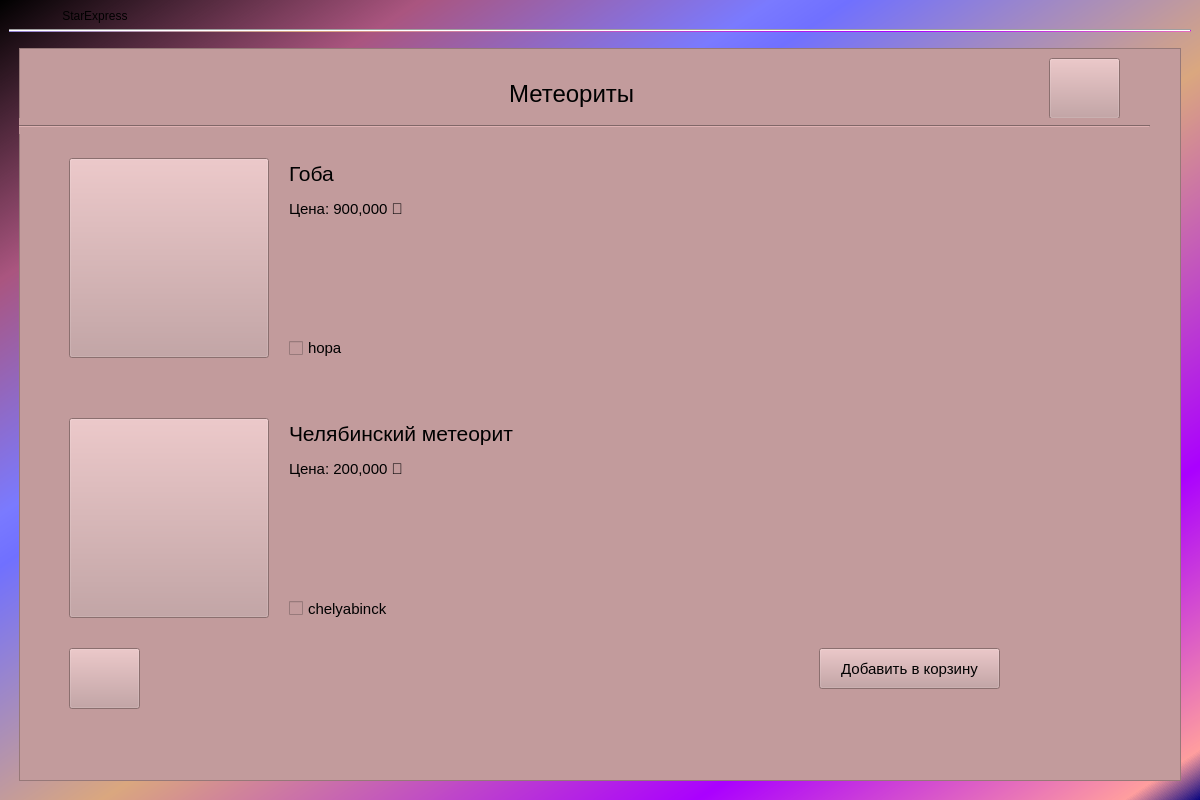
<?xml version="1.0" encoding="UTF-8"?>
<ui version="4.0">
 <class>MainWindow</class>
 <widget class="QMainWindow" name="MainWindow">
  <property name="geometry">
   <rect>
    <x>0</x>
    <y>0</y>
    <width>1200</width>
    <height>800</height>
   </rect>
  </property>
  <property name="windowTitle">
   <string>MainWindow</string>
  </property>
  <property name="toolTip">
   <string>&lt;html&gt;&lt;head/&gt;&lt;body&gt;&lt;p&gt;&lt;img src=&quot;:/newPrefix/spacebg.jpg&quot;/&gt;&lt;/p&gt;&lt;/body&gt;&lt;/html&gt;</string>
  </property>
  <property name="styleSheet">
   <string notr="true">background-color: qlineargradient(spread:repeat, x1:0, y1:0, x2:1, y2:1, stop:0 rgba(0, 0, 0, 255), stop:0.175325 rgba(170, 85, 127, 255), stop:0.321429 rgba(122, 122, 255, 255), stop:0.353896 rgba(112, 112, 255, 255), stop:0.542289 rgba(218, 167, 127, 255), stop:0.79 rgba(170, 0, 255, 255), stop:0.967532 rgba(255, 158, 158, 255), stop:1 rgba(0, 0, 127, 255));</string>
  </property>
  <widget class="QWidget" name="centralwidget">
   <layout class="QVBoxLayout" name="verticalLayout">
    <item>
     <widget class="QLabel" name="label">
      <property name="styleSheet">
       <string notr="true">font: 48pt &quot;MS UI Gothic&quot;;
background-color: rgb(0, 0, 0, 0);
</string>
      </property>
      <property name="text">
       <string>                StarExpress</string>
      </property>
     </widget>
    </item>
    <item>
     <widget class="Line" name="line">
      <property name="orientation">
       <enum>Qt::Horizontal</enum>
      </property>
     </widget>
    </item>
    <item>
     <widget class="QScrollArea" name="scrollArea">
      <property name="styleSheet">
       <string notr="true">background-color: rgb(0, 0, 0, 0);</string>
      </property>
      <property name="widgetResizable">
       <bool>true</bool>
      </property>
      <widget class="QWidget" name="scrollAreaWidgetContents">
       <property name="geometry">
        <rect>
         <x>0</x>
         <y>-43</y>
         <width>1155</width>
         <height>722</height>
        </rect>
       </property>
       <layout class="QVBoxLayout" name="verticalLayout_2">
        <item>
         <widget class="QFrame" name="frame">
          <property name="minimumSize">
           <size>
            <width>0</width>
            <height>700</height>
           </size>
          </property>
          <property name="styleSheet">
           <string notr="true">background-color: rgb(194, 155, 156);</string>
          </property>
          <property name="frameShape">
           <enum>QFrame::StyledPanel</enum>
          </property>
          <property name="frameShadow">
           <enum>QFrame::Raised</enum>
          </property>
          <widget class="QPushButton" name="goToCheckButton">
           <property name="geometry">
            <rect>
             <x>1030</x>
             <y>10</y>
             <width>71</width>
             <height>61</height>
            </rect>
           </property>
           <property name="text">
            <string/>
           </property>
           <property name="icon">
            <iconset>
             <normaloff>img/icons8-basket-128.png</normaloff>img/icons8-basket-128.png</iconset>
           </property>
           <property name="iconSize">
            <size>
             <width>50</width>
             <height>50</height>
            </size>
           </property>
          </widget>
          <widget class="Line" name="line_2">
           <property name="geometry">
            <rect>
             <x>0</x>
             <y>70</y>
             <width>1131</width>
             <height>16</height>
            </rect>
           </property>
           <property name="orientation">
            <enum>Qt::Horizontal</enum>
           </property>
          </widget>
          <widget class="QLabel" name="label_2">
           <property name="geometry">
            <rect>
             <x>490</x>
             <y>30</y>
             <width>161</width>
             <height>31</height>
            </rect>
           </property>
           <property name="font">
            <font>
             <pointsize>18</pointsize>
            </font>
           </property>
           <property name="text">
            <string>Метеориты</string>
           </property>
          </widget>
          <widget class="QPushButton" name="pushButton_2">
           <property name="enabled">
            <bool>true</bool>
           </property>
           <property name="geometry">
            <rect>
             <x>50</x>
             <y>110</y>
             <width>200</width>
             <height>200</height>
            </rect>
           </property>
           <property name="text">
            <string/>
           </property>
           <property name="icon">
            <iconset>
             <normaloff>img/Hoba.jpg</normaloff>img/Hoba.jpg</iconset>
           </property>
           <property name="iconSize">
            <size>
             <width>300</width>
             <height>200</height>
            </size>
           </property>
          </widget>
          <widget class="QLabel" name="label_3">
           <property name="geometry">
            <rect>
             <x>270</x>
             <y>110</y>
             <width>161</width>
             <height>31</height>
            </rect>
           </property>
           <property name="font">
            <font>
             <pointsize>16</pointsize>
            </font>
           </property>
           <property name="styleSheet">
            <string notr="true">background-color: rgb(194, 155, 156);</string>
           </property>
           <property name="text">
            <string>Гоба</string>
           </property>
          </widget>
          <widget class="QLabel" name="label_4">
           <property name="geometry">
            <rect>
             <x>270</x>
             <y>140</y>
             <width>251</width>
             <height>41</height>
            </rect>
           </property>
           <property name="font">
            <font>
             <pointsize>11</pointsize>
            </font>
           </property>
           <property name="text">
            <string>Цена: 900,000 💎</string>
           </property>
          </widget>
          <widget class="QLabel" name="label_5">
           <property name="geometry">
            <rect>
             <x>270</x>
             <y>400</y>
             <width>251</width>
             <height>41</height>
            </rect>
           </property>
           <property name="font">
            <font>
             <pointsize>11</pointsize>
            </font>
           </property>
           <property name="text">
            <string>Цена: 200,000 💎</string>
           </property>
          </widget>
          <widget class="QLabel" name="label_6">
           <property name="geometry">
            <rect>
             <x>270</x>
             <y>370</y>
             <width>301</width>
             <height>31</height>
            </rect>
           </property>
           <property name="font">
            <font>
             <pointsize>16</pointsize>
            </font>
           </property>
           <property name="text">
            <string>Челябинский метеорит</string>
           </property>
          </widget>
          <widget class="QPushButton" name="pushButton_5">
           <property name="enabled">
            <bool>true</bool>
           </property>
           <property name="geometry">
            <rect>
             <x>50</x>
             <y>370</y>
             <width>200</width>
             <height>200</height>
            </rect>
           </property>
           <property name="text">
            <string/>
           </property>
           <property name="icon">
            <iconset>
             <normaloff>img/Chelyabinsk_meteorite.jpg</normaloff>img/Chelyabinsk_meteorite.jpg</iconset>
           </property>
           <property name="iconSize">
            <size>
             <width>300</width>
             <height>200</height>
            </size>
           </property>
          </widget>
          <widget class="QPushButton" name="gobackButton">
           <property name="geometry">
            <rect>
             <x>50</x>
             <y>600</y>
             <width>71</width>
             <height>61</height>
            </rect>
           </property>
           <property name="text">
            <string/>
           </property>
           <property name="icon">
            <iconset>
             <normaloff>img/arrow.png</normaloff>img/arrow.png</iconset>
           </property>
           <property name="iconSize">
            <size>
             <width>30</width>
             <height>30</height>
            </size>
           </property>
          </widget>
          <widget class="QCheckBox" name="checkBox">
           <property name="geometry">
            <rect>
             <x>270</x>
             <y>290</y>
             <width>111</width>
             <height>20</height>
            </rect>
           </property>
           <property name="font">
            <font>
             <pointsize>11</pointsize>
            </font>
           </property>
           <property name="text">
            <string>hopa</string>
           </property>
           <attribute name="buttonGroup">
            <string notr="true">buttonGroup</string>
           </attribute>
          </widget>
          <widget class="QCheckBox" name="checkBox_2">
           <property name="geometry">
            <rect>
             <x>270</x>
             <y>550</y>
             <width>121</width>
             <height>21</height>
            </rect>
           </property>
           <property name="font">
            <font>
             <pointsize>11</pointsize>
            </font>
           </property>
           <property name="text">
            <string>chelyabinck</string>
           </property>
           <attribute name="buttonGroup">
            <string notr="true">buttonGroup</string>
           </attribute>
          </widget>
          <widget class="QPushButton" name="appendButton">
           <property name="geometry">
            <rect>
             <x>800</x>
             <y>600</y>
             <width>181</width>
             <height>41</height>
            </rect>
           </property>
           <property name="font">
            <font>
             <pointsize>11</pointsize>
            </font>
           </property>
           <property name="text">
            <string>Добавить в корзину</string>
           </property>
           <property name="iconSize">
            <size>
             <width>50</width>
             <height>50</height>
            </size>
           </property>
          </widget>
         </widget>
        </item>
       </layout>
      </widget>
     </widget>
    </item>
   </layout>
  </widget>
 </widget>
 <resources>
  <include location="img/res.qrc"/>
 </resources>
 <connections/>
 <buttongroups>
  <buttongroup name="buttonGroup"/>
 </buttongroups>
</ui>
